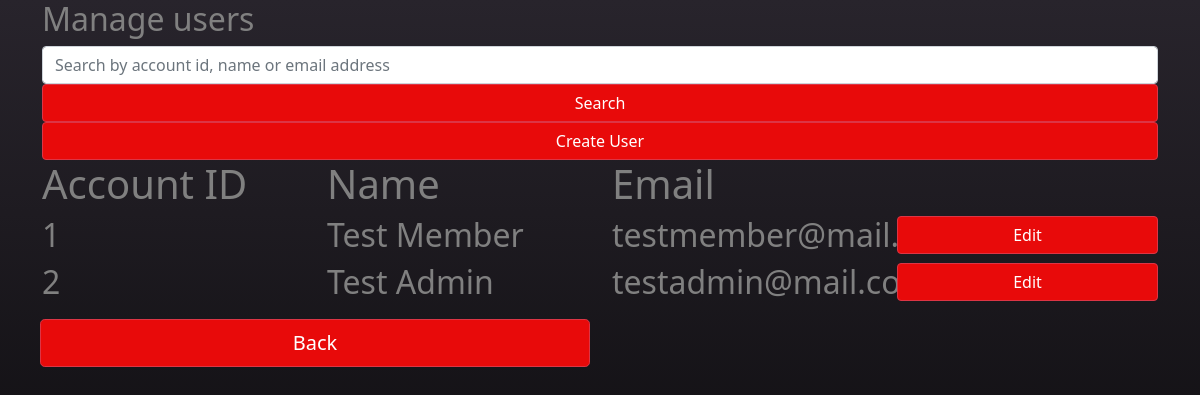
Screenshot of /secure/manageusers.php (signed in) with the database file from the repository.
### tables this page shows
CREATE TABLE `account` (
  `account_id` int(11) NOT NULL,
  `account_type_id` int(11) NOT NULL,
  `account_forename` varchar(20) NOT NULL,
  `account_surname` varchar(20) NOT NULL,
  `account_email` varchar(50) NOT NULL,
  `account_password` varchar(255) NOT NULL
);

### php/manageusersdb.php (called while the page is built, shortened)
<?php
    $read = "SELECT * from account
    INNER JOIN account_type ON
    account.account_type_id = account_type.account_type_id;";
     $result = $mysqli->query($read);
     $users = array();

### secure/manageusers.php (the view, shortened to what this page needs)
<?php
    include("../php/db.php");
    include("../php/manageusersdb.php");
?>
<!doctype html>
<html>
<head>
  <link href="https://cdn.jsdelivr.net/npm/bootstrap@5.1.3/dist/css/bootstrap.min.css" rel="stylesheet">
  <link href="../styles/styles.css" rel="stylesheet">
</head>
<body>
<div class="maincontainer">
<div class="container">
      <h2>Manage users</h2>
      <div class='row'>
      <form class'form-group' action='manageusers.php' method='GET'>
          <div class='col-lg-12'>
                <input class='form-control me-2' input name='searchstring' type='search' placeholder='Search by account id, name or email address' aria-label='Search'>
</div>
                <div class='col-lg-12'>
                <button class='btn btn-danger w-100' name = 'searchbutton' type='submit'>Search</button>
                </form>
</div>
</div>
<div class='row'>
<div class='col-lg-12'>
      <a href="createuser.php" button type="buttoncustom" class="btn btn-danger w-100">Create User</a>
</div>
</div>
<div class='row'>
<div class='col-3'>
   <h1> Account ID </h1>
</div>
<div class='col-3'>
   <h1> Name </h1>
</div>
<div class='col-3'>
   <h1> Email </h1>
</div>
<div class='col-3'>
</div>
</div>
<?php
if (!isset($_GET['searchbutton'])) {
   foreach ($users as $rowdata) {
      $accountid = $rowdata['account_id'];
      $forename = $rowdata['account_forename'];
      $surname = $rowdata['account_surname'];
      $email = $rowdata['account_email'];
      echo "<div class='row'>
   <div class='col-3'>
      <h2> $accountid </h2>
   </div>
   <div class='col-3'>
      <h2> $forename $surname </h2>
   </div>
   <div class='col-3'>
      <h2> $email </h2>
   </div>
   <div class='col-3'>
   <form class='form-group' action='edituser.php' method='GET'>
   <button class='btn btn-danger w-100' type='submit'>Edit</button>
   <input type='hidden' value='$accountid' name='accountid'>
                </form>
   </div>
   </div>";
}
    } else if (isset($_GET['searchbutton'])) {
      $searchstring = $_GET['searchstring'];
      $read = "SELECT * from account
      INNER JOIN account_type
      ON account.account_type_id = account_type.account_type_id WHERE
      account.account_forename = '$searchstring'
      OR account.account_surname = '$searchstring'
      OR account.account_email = '$searchstring'
      OR account.account_id = '$searchstring'";
      $result = $mysqli->query($read);
      if(!$result){
          echo $mysqli->error;
          echo "<p>$read</p>";
           exit();
      }
      foreach ($result as $rowdata) {
         $accountid = $rowdata['account_id'];
         $forename = $rowdata['account_forename'];
         $surname = $rowdata['account_surname'];
         $email = $rowdata['account_email'];
         echo "<div class='row'>
      <div class='col-3'>
         <h2> $accountid </h2>
      </div>
      <div class='col-3'>
         <h2> $forename $surname </h2>
      </div>
      <div class='col-3'>
         <h2> $email </h2>
      </div>
      <div class='col-3'>
      <form class='form-group' action='edituser.php' method='GET'>
      <button class='btn btn-danger w-100' type='submit'>Edit</button>
      <input type='hidden' value='$accountid' name='accountid'>
                   </form>
      </div>
      </div>";
   }
    }
?>
<div class='row'>
   <div class='col-sm-6'>
   <a href="../landing.php" button type="buttoncustom" class="btn btn-danger btn-lg w-100 signup">Back</a>
      </div>
      </div>
</div>
</body>
</html>

### styles/styles.css (style rules this page uses)
.btn.btn-danger { background-color: #e80a0a !important; }
.maincontainer { background-image: linear-gradient(#28242c, black); min-height: 850px; padding-bottom: 50px; color: grey; }
.col-sm-6 { padding: 10px; }

### rows the page displays
account: account_id "1", account_forename "Test", account_surname "Member", account_email "testmember@mail.com"
account: account_id "2", account_forename "Test", account_surname "Admin", account_email "testadmin@mail.com"
